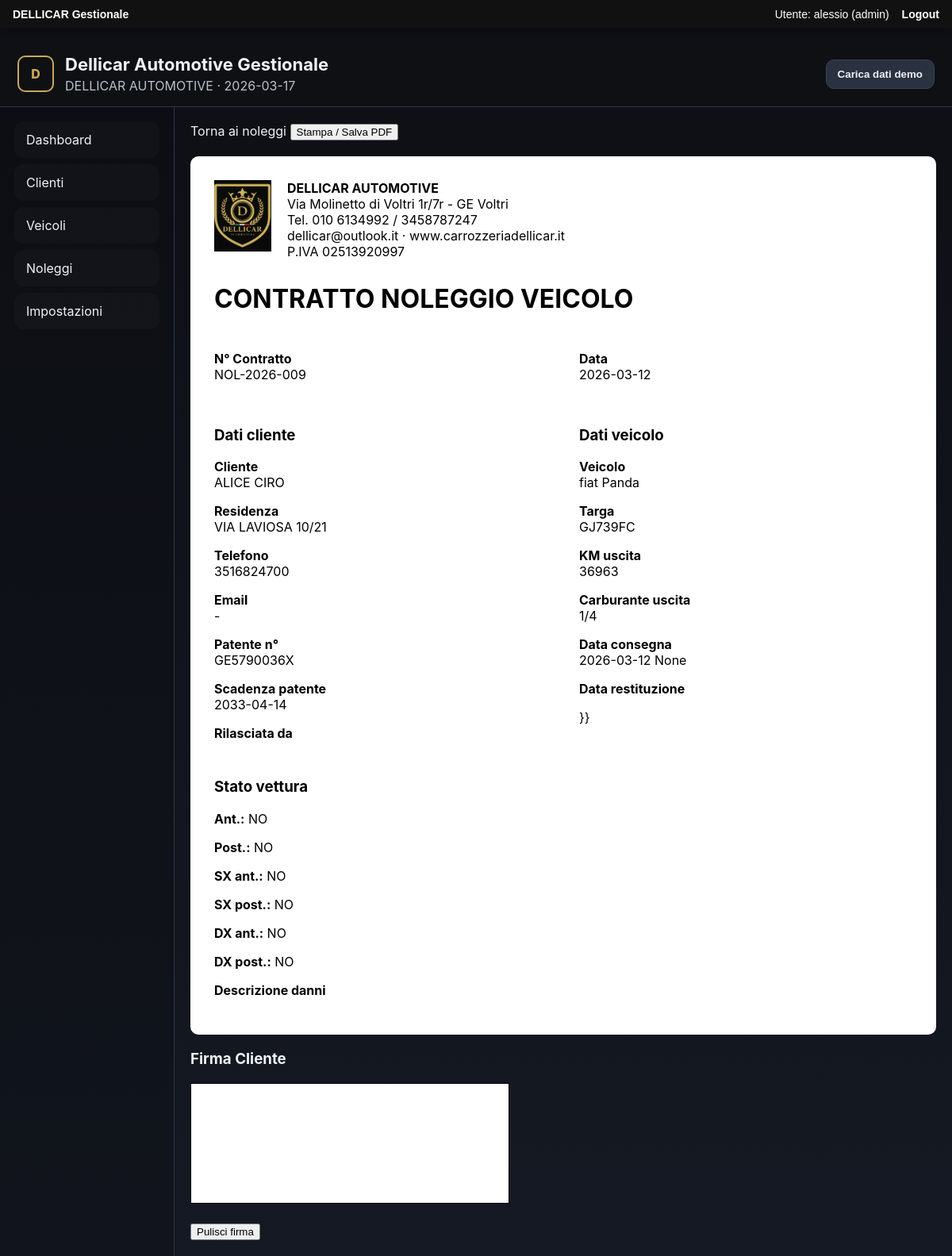
Screenshot of /rentals/9 (signed in) with the database file from the repository.
### tables this page shows
CREATE TABLE settings (
                key TEXT PRIMARY KEY,
                value TEXT NOT NULL
            );

CREATE TABLE rentals (
                id INTEGER PRIMARY KEY AUTOINCREMENT,
                contract_number TEXT NOT NULL UNIQUE,
                contract_date TEXT NOT NULL,
                client_id INTEGER NOT NULL,
                vehicle_id INTEGER NOT NULL,
                delivery_date TEXT,
                return_date TEXT,
                km_out INTEGER DEFAULT 0,
                km_in INTEGER,
                fuel_out TEXT,
                fuel_in TEXT,
                status TEXT NOT NULL DEFAULT 'Attivo',
                damage_front INTEGER DEFAULT 0,
                damage_rear INTEGER DEFAULT 0,
                damage_left_front INTEGER DEFAULT 0,
                damage_left_rear INTEGER DEFAULT 0,
                damage_right_front INTEGER DEFAULT 0,
                damage_right_rear INTEGER DEFAULT 0,
                damage_notes TEXT,
                return_notes TEXT,
                client_signature TEXT,
                dellicar_signature TEXT, COLUM ora_uscita TEXT, ora_uscita TEXT, delivery_time TEXT,
                FOREIGN KEY (client_id) REFERENCES clients(id),
                FOREIGN KEY (vehicle_id) REFERENCES vehicles(id)
            );

CREATE TABLE clients (
                id INTEGER PRIMARY KEY AUTOINCREMENT,
                full_name TEXT NOT NULL,
                phone TEXT,
                email TEXT,
                residence TEXT,
                license_number TEXT,
                license_expiry TEXT,
                issued_by TEXT,
                notes TEXT
            );

CREATE TABLE vehicles (
                id INTEGER PRIMARY KEY AUTOINCREMENT,
                make_model TEXT NOT NULL,
                plate TEXT NOT NULL UNIQUE,
                km INTEGER DEFAULT 0,
                status TEXT NOT NULL DEFAULT 'Disponibile',
                fuel TEXT NOT NULL DEFAULT 'Pieno',
                notes TEXT
            );

### app.py (the view)
@app.route("/rentals/<int:rental_id>")
@role_required("admin","segretaria")
def rental_detail(rental_id: int) -> str:
    db = get_db()
    row = db.execute(
        """
        SELECT rentals.*, clients.full_name, clients.phone, clients.email, clients.residence,
               clients.license_number, clients.license_expiry, clients.issued_by,
               vehicles.make_model, vehicles.plate
        FROM rentals
        JOIN clients ON clients.id = rentals.client_id
        JOIN vehicles ON vehicles.id = rentals.vehicle_id
        WHERE rentals.id=?
        """,
        (rental_id,),
    ).fetchone()
    if row is None:
        return redirect(url_for("rentals"))
    return render_template("contract.html", rental=row)

### app.py (called while the page is built)
def role_required(*roles):
    def decorator(f):
        @wraps(f)
        def wrapped(*args, **kwargs):
            if not session.get("logged"):
                return redirect("/login")
            if session.get("role") not in roles:
                return "Accesso negato", 403
            return f(*args, **kwargs)
        return wrapped
    return decorator

def get_db():
    if "db" not in g:
        if USE_POSTGRES:
            import psycopg2
            conn = psycopg2.connect(DATABASE_URL)
            g.db = conn
        else:
            g.db = sqlite3.connect(DB_PATH, timeout=10)
            g.db.execute("PRAGMA journal_mode=WAL;")
            g.db.execute("PRAGMA synchronous=NORMAL;")
            g.db.row_factory = sqlite3.Row
    return g.db

def get_settings() -> dict[str, str]:
    db = get_db()
    rows = db.execute("SELECT key, value FROM settings").fetchall()
    data = {row["key"]: row["value"] for row in rows}
    for k, v in DEFAULT_SETTINGS.items():
        data.setdefault(k, v)
    return data

@app.context_processor
def inject_globals() -> dict[str, Any]:
    return {"company": get_settings(), "today": date.today().isoformat()}

### templates/contract.html (shortened to what this page needs)
{% extends "base.html" %}
{% block content %}
<div style="margin-bottom:20px;">
  <a href="{{ url_for('rentals') }}">Torna ai noleggi</a>
  <button onclick="window.print()">Stampa / Salva PDF</button>
</div>
<div style="background:white; color:black; padding:30px; max-width:1000px;
margin:auto; border-radius:10px;">
  <div style="display:flex; align-items:flex-start; gap:20px;
margin-bottom:30px;">
    <img src="{{ url_for('static', filename='logo.png') }}"
style="height:90px;">
    <div style="color:black;">
      <strong>{{ company.company_name }}</strong><br>
      {{ company.address }}<br>
      Tel. {{ company.phone }}<br>
      {{ company.email }} · {{ company.website }}<br>
      P.IVA {{ company.vat }}
    </div>
  </div>
  <h1 style="margin:0 0 30px 0; color:black;">CONTRATTO NOLEGGIO
VEICOLO</h1>
  <div style="display:flex; justify-content:space-between; gap:40px;">
    <div style="width:50%;">
      <p><strong>N° Contratto</strong><br>{{ rental.contract_number }}</p>
    </div>
    <div style="width:50%;">
      <p><strong>Data</strong><br>{{ rental.contract_date }}</p>
    </div>
  </div>
  <div style="display:flex; justify-content:space-between; gap:40px;
margin-top:20px;">
    <div style="width:50%;">
      <h3 style="color:black;">Dati cliente</h3>
      <p><strong>Cliente</strong><br>{{ rental.full_name }}</p>
      <p><strong>Residenza</strong><br>{{ rental.residence }}</p>
      <p><strong>Telefono</strong><br>{{ rental.phone }}</p>
      <p><strong>Email</strong><br>{{ rental.email }}</p>
      <p><strong>Patente n°</strong><br>{{ rental.license_number }}</p>
      <p><strong>Scadenza patente</strong><br>{{ rental.license_expiry
}}</p>
      <p><strong>Rilasciata da</strong><br>{{ rental.license_issued_by
}}</p>
    </div>
    <div style="width:50%;">
      <h3 style="color:black;">Dati veicolo</h3>
      <p><strong>Veicolo</strong><br>{{ rental.make_model }}</p>
      <p><strong>Targa</strong><br>{{ rental.plate }}</p>
      <p><strong>KM uscita</strong><br>{{ rental.km_out }}</p>
      <p><strong>Carburante uscita</strong><br>{{ rental.fuel_out }}</p>
      <p><strong>Data consegna</strong><br>{{ rental.delivery_date }} {{ rental.delivery_time }}</p>
      <p><strong>Data restituzione</strong><br>{{ rental.return_date }} {{ rental.return_time }}</p>
}}</p>
    </div>
  </div>
  <div style="margin-top:30px;">
    <h3 style="color:black;">Stato vettura</h3>
    <p><strong>Ant.:</strong> {{ 'SI' if rental.damage_front else 'NO'
}}</p>
    <p><strong>Post.:</strong> {{ 'SI' if rental.damage_rear else 'NO'
}}</p>
    <p><strong>SX ant.:</strong> {{ 'SI' if rental.damage_left_front else
'NO' }}</p>
    <p><strong>SX post.:</strong> {{ 'SI' if rental.damage_left_rear else
'NO' }}</p>
    <p><strong>DX ant.:</strong> {{ 'SI' if rental.damage_right_front else
'NO' }}</p>
    <p><strong>DX post.:</strong> {{ 'SI' if rental.damage_right_rear else
'NO' }}</p>
    <p><strong>Descrizione danni</strong><br>{{ rental.damage_notes }}</p>
  </div>
</div>
<h3>Firma Cliente</h3>
<canvas id="signature-pad" width="400" height="150" style="border:1px
solid #000;background:white; touch-action:none;"></canvas>
<br><br>
<button type="button" onclick="clearSignature()">Pulisci firma</button>
<script>
let canvas = document.getElementById('signature-pad');
canvas.style.touchAction = "none";
document.body.style.overscrollBehavior = "none";
let drawing = false;
let ctx = canvas.getContext('2d');
canvas.addEventListener('mousedown', function(e) {
  drawing = true;
  ctx.beginPath();
  ctx.moveTo(e.offsetX, e.offsetY);
});
canvas.addEventListener('mousemove', function(e) {
  if (!drawing) return;
  ctx.lineTo(e.offsetX, e.offsetY);
  ctx.stroke();
  saveSignature();
});
canvas.addEventListener('mouseup', function() {
  drawing = false;
});
canvas.addEventListener('mouseleave', function() {
  drawing = false;
});
function clearSignature() {
  ctx.clearRect(0, 0, canvas.width, canvas.height);
  document.getElementById('signature-data').value = '';
}
function saveSignature() {
  document.getElementById('signature-data').value = canvas.toDataURL();
}
<script>
const canvas = document.getElementById('signature-pad');
const ctx = canvas.getContext('2d');
let drawing = false;
canvas.addEventListener('touchstart', e => {
drawing = true;
});
canvas.addEventListener('touchend', e => {
drawing = false;
});
canvas.addEventListener('touchmove', e => {
if (!drawing) return;
const rect = canvas.getBoundingClientRect();
const touch = e.touches[0];
ctx.lineWidth = 2;
ctx.lineCap = 'round';
ctx.lineTo(
touch.clientX - rect.left,
touch.clientY - rect.top
);
ctx.stroke();
ctx.beginPath();
ctx.moveTo(
touch.clientX - rect.left,
touch.clientY - rect.top
);
e.preventDefault();
});
function clearSignature(){
ctx.clearRect(0,0,canvas.width,canvas.height);
}
</script>
{% endblock %}

### templates/base.html (shortened to what this page needs)
<!DOCTYPE html>
<html lang="it">
<head>
  <link rel="stylesheet" href="{{ url_for('static', filename='style.css') }}">
</head>
<body>
{% if session.get("logged") %}
<div class="dellicar-userbar">
    <div><strong>DELLICAR Gestionale</strong></div>
    <div>Utente: {{ session.get("username","-") }} ({{ session.get("role","-") }}) <a href="/logout">Logout</a></div>
</div>
{% endif %}
  <header class="topbar">
    <div class="brand-wrap">
      <div class="logo-box">D</div>
      <div>
        <h1>Dellicar Automotive Gestionale</h1>
        <p>{{ company.company_name }} · {{ today }}</p>
      </div>
    </div>
    <form class="demo-form" method="post" action="{{ url_for('seed_demo_route') }}">
      <button type="submit" class="btn secondary">Carica dati demo</button>
    </form>
  </header>
  <div class="layout">
    <aside class="sidebar">
      <a href="{{ url_for('dashboard') }}">Dashboard</a>
      <a href="{{ url_for('clients') }}">Clienti</a>
      <a href="{{ url_for('vehicles') }}">Veicoli</a>
      <a href="{{ url_for('rentals') }}">Noleggi</a>
      <a href="{{ url_for('settings') }}">Impostazioni</a>
    </aside>
    <main class="content">
      {% block content %}{% endblock %}
    </main>
  </div>
</body>
</html>

### static/style.css (style rules this page uses)
:root { --bg:#0f1115; --panel:#171a21; --panel2:#1f2430; --text:#eef1f5; --muted:#b9c0cc; --gold:#caa85a; --line:#2f3646; --danger:#d64545; }
* { box-sizing:border-box }
body { margin:0;font-family:-apple-system,BlinkMacSystemFont,"Segoe UI",Roboto,Arial,sans-serif;background:linear-gradient(180deg,#0d0f14,#151923);color:var(--text) }
a { color:inherit;text-decoration:none }
.topbar { display:flex;justify-content:space-between;align-items:center;gap:16px;padding:16px 22px;border-bottom:1px solid var(--line);position:sticky;top:0;background:rgba(15,17,21,.95);backdrop-filter:blur(8px);z-index:10 }
.brand-wrap { display:flex;align-items:center;gap:14px }
.brand-wrap h1 { margin:0;font-size:22px }
.brand-wrap p { margin:4px 0 0;color:var(--muted) }
.logo-box { width:46px;height:46px;border:2px solid var(--gold);border-radius:10px;display:grid;place-items:center;color:var(--gold);font-weight:800 }
.layout { display:grid;grid-template-columns:220px 1fr;min-height:calc(100vh - 79px) }
.sidebar { padding:18px;border-right:1px solid var(--line);background:rgba(10,12,16,.35);display:flex;flex-direction:column;gap:8px }
.sidebar a { padding:12px 14px;border-radius:12px;background:rgba(255,255,255,.02);border:1px solid transparent }
.content { padding:20px }
.btn { display:inline-block;padding:10px 14px;border-radius:10px;background:var(--gold);color:#141414;font-weight:700;border:none;cursor:pointer }
.btn.secondary { background:#2a3140;color:var(--text);border:1px solid #3a4354 }

### templates/base.html (style rules this page uses)
.dellicar-userbar { position:fixed; top:0; left:0; right:0; z-index:9999; background:#111; color:#fff; padding:10px 16px; font-family:Arial,sans-serif; font-size:14px; display:flex; justify-content:space-between; align-items:center; box-shadow:0 2px 8px rgba(0,0,0,0.25); }
.dellicar-userbar a { color:#fff; text-decoration:none; font-weight:bold; margin-left:12px; }
body { padding-top:52px !important; }

### rows the page displays
settings: company_name "DELLICAR AUTOMOTIVE"
settings: address "Via Molinetto di Voltri 1r/7r - GE Voltri"
settings: phone "010 6134992 / 3458787247"
settings: email "dellicar@outlook.it"
settings: website "www.carrozzeriadellicar.it"
settings: vat "02513920997"
rentals: contract_number "NOL-2026-009", contract_date "2026-03-12", km_out "36963", fuel_out "1/4", delivery_date "2026-03-12", damage_front "NO", damage_rear "NO", damage_left_front "NO", damage_left_rear "NO", damage_right_front "NO", damage_right_rear "NO"
clients: full_name "ALICE CIRO", residence "VIA LAVIOSA 10/21", phone "3516824700", email "-", license_number "GE5790036X", license_expiry "2033-04-14"
vehicles: make_model "fiat Panda", plate "GJ739FC"

### other values shown
{{ session.get("username","-") }} "alessio"
{{ session.get("role","-") }} "admin"
{{ rental.delivery_time }} "None"
